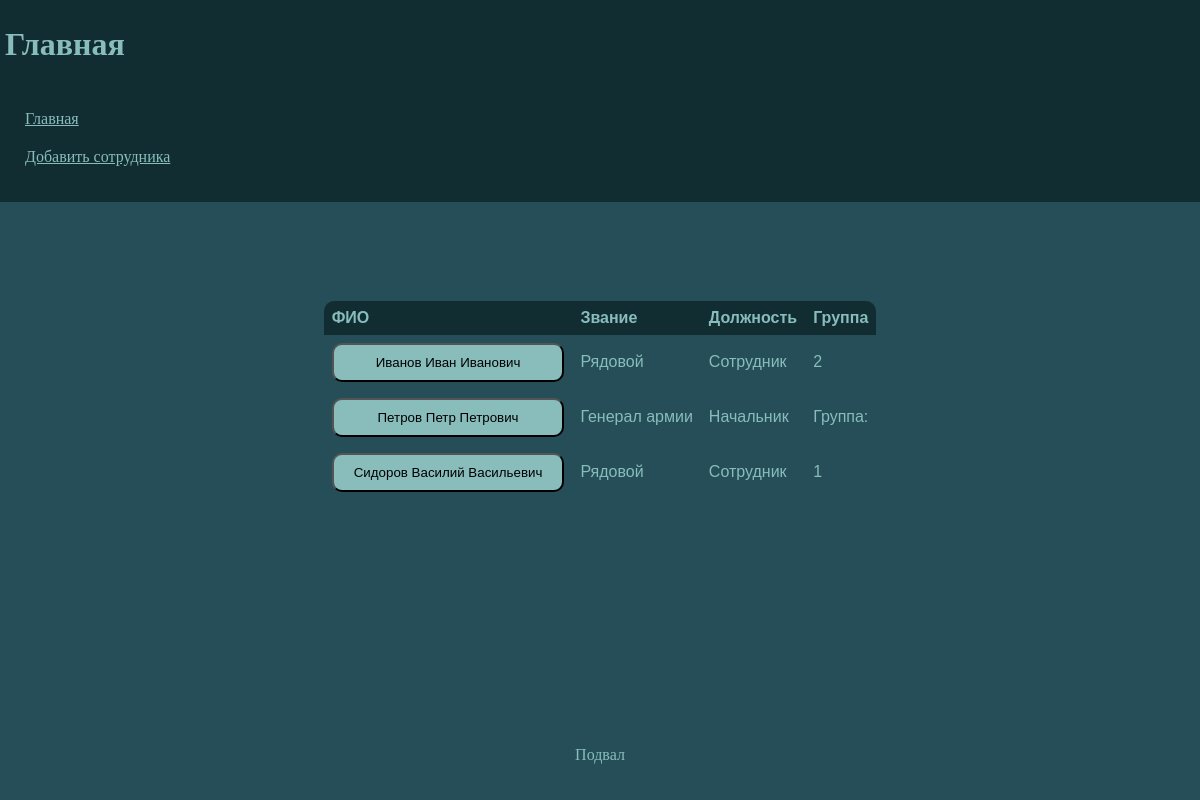
The app's page /, older data.
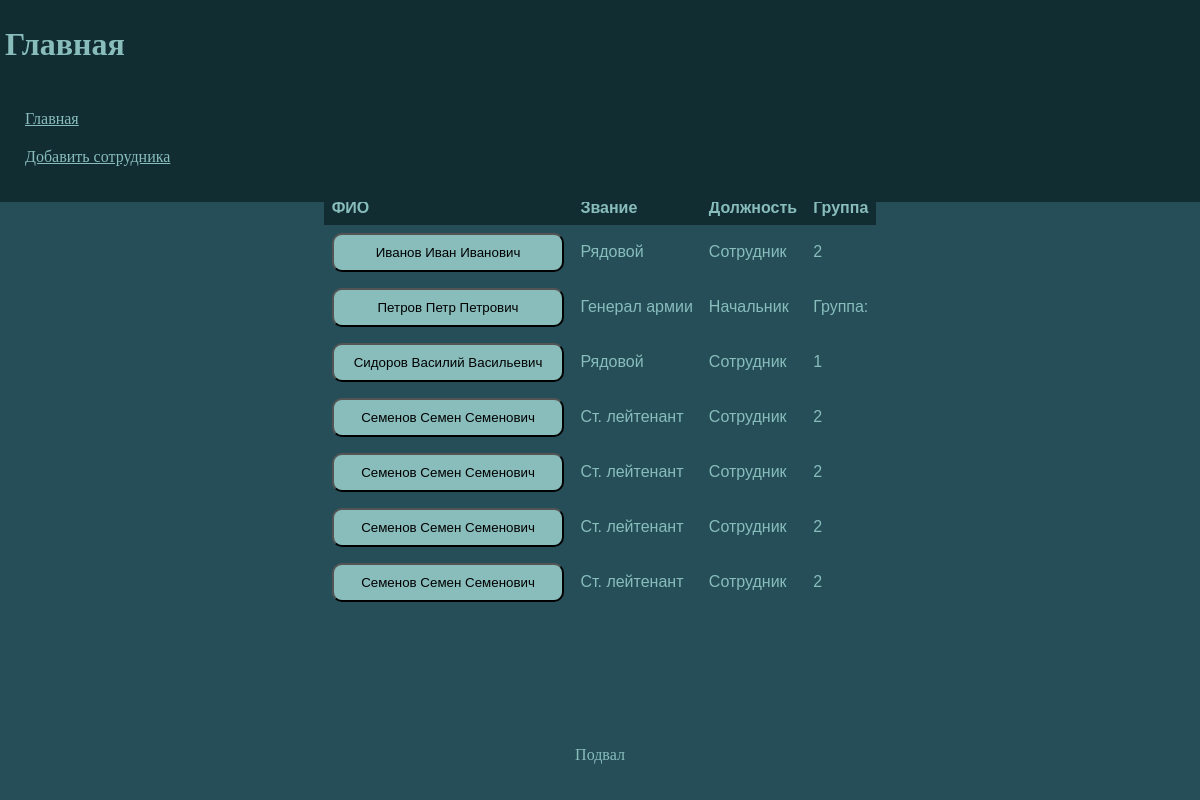
The same page, newer data.
### main/models.py (models this page shows)
class Employee(models.Model):
    name = models.CharField(max_length=20)
    second_name = models.CharField(max_length=20)
    third_name = models.CharField(max_length=20)
    rank = models.ForeignKey(Rank, on_delete=models.DO_NOTHING)
    post = models.ForeignKey(Post, on_delete=models.DO_NOTHING)
    b_day = models.DateField()
    personal_num = models.CharField(max_length=4)
    phone_number = models.CharField(max_length=12)
    address = models.CharField(max_length=20)
    group = models.CharField(max_length=10)
    family_status = models.CharField(max_length=10)
    place_of_bd = models.CharField(max_length=20)
    appointment_order_num = models.CharField(max_length=10)
    appointment_order_date = models.DateField()

class Rank(models.Model):
    rank_name = models.CharField(max_length=20)
    salary = models.CharField(max_length=10)

class Post(models.Model):
    post_name = models.CharField(max_length=20)
    rank = models.ForeignKey(Rank, on_delete=models.DO_NOTHING)
    salary = models.CharField(max_length=10)

### main/views.py (the view)
# urls.py: path("", views.index),
def index(request):
    employees = Employee.objects.all()
    return render(request, "index.html", {'data':employees})

### main/templates/index.html (shortened to what this page needs)
{% extends "base.html" %}
{% block header %}Главная{% endblock header %}
{% block content %}
    <div>
        <table id ='my_table'>
            <tr>
                <th onclick="sortTable(0)">ФИО</th>
                <th onclick="sortTable(1)">Звание</th>
                <th onclick="sortTable(2)">Должность</th>
                <th onclick="sortTable(3)">Группа</th>
            </tr>
          {%for employee in data%}
            <tr>
                <td>
                    <form action='person' method='POST'>
                        <button name='employee_id' value="{{employee.id}}">
                            {{employee.second_name}} {{employee.name}} {{employee.third_name}}
                        </button>
                    </form>
                </td>
                <td>{{employee.rank.rank_name}}</td>
                <td>{{employee.post.post_name}}</td>
                <td>{{employee.group}}</td>
            </tr>
          {% endfor %}
        </table>
    </div>
{% endblock content %}

Row changes from the older to the newer data that the page shows:
added Employee: {{ employee.id }} 4 (drawn), second_name "Семенов", name "Семен", third_name "Семенович", rank.rank_name "Ст. лейтенант", post.post_name "Сотрудник", group "2"
added Employee: {{ employee.id }} 5 (drawn), second_name "Семенов", name "Семен", third_name "Семенович", rank.rank_name "Ст. лейтенант", post.post_name "Сотрудник", group "2"
added Employee: {{ employee.id }} 6 (drawn), second_name "Семенов", name "Семен", third_name "Семенович", rank.rank_name "Ст. лейтенант", post.post_name "Сотрудник", group "2"
added Employee: {{ employee.id }} 7 (drawn), second_name "Семенов", name "Семен", third_name "Семенович", rank.rank_name "Ст. лейтенант", post.post_name "Сотрудник", group "2"
